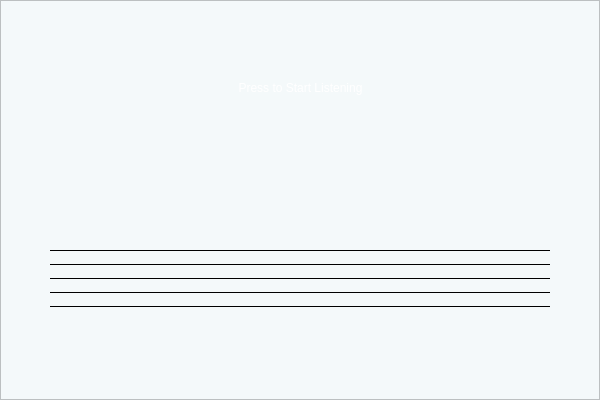
<?xml version="1.0" encoding="UTF-8"?>
<ui version="4.0">
 <class>mainWindow</class>
 <widget class="QMainWindow" name="mainWindow">
  <property name="geometry">
   <rect>
    <x>0</x>
    <y>0</y>
    <width>600</width>
    <height>400</height>
   </rect>
  </property>
  <property name="windowTitle">
   <string>MainWindow</string>
  </property>
  <property name="styleSheet">
   <string notr="true">background-color: rgb(244, 249, 250);</string>
  </property>
  <widget class="QWidget" name="centralwidget">
   <widget class="QFrame" name="mainWindowFrame">
    <property name="geometry">
     <rect>
      <x>0</x>
      <y>0</y>
      <width>600</width>
      <height>400</height>
     </rect>
    </property>
    <property name="styleSheet">
     <string notr="true">background: qlineargradient(
    x1: 0, y1: 0, x2: 1, y2: 1,
    stop: 0 rgba(50, 50, 50, 1), stop: 1 rgba(128, 128, 128, 1)
);</string>
    </property>
    <property name="frameShape">
     <enum>QFrame::StyledPanel</enum>
    </property>
    <property name="frameShadow">
     <enum>QFrame::Raised</enum>
    </property>
    <widget class="Line" name="line4">
     <property name="geometry">
      <rect>
       <x>50</x>
       <y>264</y>
       <width>500</width>
       <height>1</height>
      </rect>
     </property>
     <property name="styleSheet">
      <string notr="true">border-color: black;
background-color: black;
</string>
     </property>
     <property name="frameShadow">
      <enum>QFrame::Plain</enum>
     </property>
     <property name="orientation">
      <enum>Qt::Horizontal</enum>
     </property>
    </widget>
    <widget class="Line" name="line3">
     <property name="geometry">
      <rect>
       <x>50</x>
       <y>278</y>
       <width>500</width>
       <height>1</height>
      </rect>
     </property>
     <property name="styleSheet">
      <string notr="true">border-color: black;
background-color: black;</string>
     </property>
     <property name="frameShadow">
      <enum>QFrame::Plain</enum>
     </property>
     <property name="orientation">
      <enum>Qt::Horizontal</enum>
     </property>
    </widget>
    <widget class="Line" name="line2">
     <property name="geometry">
      <rect>
       <x>50</x>
       <y>292</y>
       <width>500</width>
       <height>1</height>
      </rect>
     </property>
     <property name="styleSheet">
      <string notr="true">border-color: black;
background-color: black;</string>
     </property>
     <property name="frameShadow">
      <enum>QFrame::Plain</enum>
     </property>
     <property name="orientation">
      <enum>Qt::Horizontal</enum>
     </property>
    </widget>
    <widget class="Line" name="line1">
     <property name="geometry">
      <rect>
       <x>50</x>
       <y>306</y>
       <width>500</width>
       <height>1</height>
      </rect>
     </property>
     <property name="styleSheet">
      <string notr="true">border-color: black;
background-color: black;</string>
     </property>
     <property name="frameShadow">
      <enum>QFrame::Plain</enum>
     </property>
     <property name="orientation">
      <enum>Qt::Horizontal</enum>
     </property>
    </widget>
    <widget class="Line" name="line5">
     <property name="geometry">
      <rect>
       <x>50</x>
       <y>250</y>
       <width>500</width>
       <height>1</height>
      </rect>
     </property>
     <property name="styleSheet">
      <string notr="true">border-color: black;
background-color: black;</string>
     </property>
     <property name="frameShadow">
      <enum>QFrame::Plain</enum>
     </property>
     <property name="orientation">
      <enum>Qt::Horizontal</enum>
     </property>
    </widget>
    <widget class="QPushButton" name="logoButton">
     <property name="geometry">
      <rect>
       <x>500</x>
       <y>10</y>
       <width>70</width>
       <height>70</height>
      </rect>
     </property>
     <property name="font">
      <font>
       <family>Arial</family>
       <underline>false</underline>
      </font>
     </property>
     <property name="styleSheet">
      <string notr="true">background: none;
border: none;
color: black;</string>
     </property>
     <property name="text">
      <string/>
     </property>
     <property name="icon">
      <iconset>
       <normaloff>../images/icon.png</normaloff>../images/icon.png</iconset>
     </property>
     <property name="iconSize">
      <size>
       <width>70</width>
       <height>70</height>
      </size>
     </property>
    </widget>
    <widget class="QLabel" name="gClave">
     <property name="geometry">
      <rect>
       <x>50</x>
       <y>232</y>
       <width>50</width>
       <height>95</height>
      </rect>
     </property>
     <property name="styleSheet">
      <string notr="true">background: none;
border: none;</string>
     </property>
     <property name="text">
      <string/>
     </property>
     <property name="pixmap">
      <pixmap>../images/gClave.png</pixmap>
     </property>
     <property name="scaledContents">
      <bool>true</bool>
     </property>
    </widget>
    <widget class="QLabel" name="startRecordingLabel">
     <property name="geometry">
      <rect>
       <x>210</x>
       <y>80</y>
       <width>181</width>
       <height>16</height>
      </rect>
     </property>
     <property name="styleSheet">
      <string notr="true">color: rgb(255, 255, 255);
font: 13pt &quot;Arial&quot;;
background: none;
border: none;</string>
     </property>
     <property name="text">
      <string>Press to Start Listening</string>
     </property>
     <property name="alignment">
      <set>Qt::AlignCenter</set>
     </property>
    </widget>
    <widget class="QPushButton" name="pauseButton">
     <property name="geometry">
      <rect>
       <x>275</x>
       <y>120</y>
       <width>50</width>
       <height>50</height>
      </rect>
     </property>
     <property name="font">
      <font>
       <family>Arial</family>
       <underline>false</underline>
      </font>
     </property>
     <property name="styleSheet">
      <string notr="true">background: none;
border: none;
color: black;</string>
     </property>
     <property name="text">
      <string/>
     </property>
     <property name="icon">
      <iconset>
       <normaloff>../images/pause_dark.png</normaloff>../images/pause_dark.png</iconset>
     </property>
     <property name="iconSize">
      <size>
       <width>50</width>
       <height>50</height>
      </size>
     </property>
    </widget>
    <widget class="QPushButton" name="continueButton">
     <property name="geometry">
      <rect>
       <x>200</x>
       <y>120</y>
       <width>50</width>
       <height>50</height>
      </rect>
     </property>
     <property name="font">
      <font>
       <family>Arial</family>
       <underline>false</underline>
      </font>
     </property>
     <property name="toolTipDuration">
      <number>1</number>
     </property>
     <property name="styleSheet">
      <string notr="true">background: none;
border: none;
color: black;</string>
     </property>
     <property name="text">
      <string/>
     </property>
     <property name="icon">
      <iconset>
       <normaloff>../images/play_dark.png</normaloff>../images/play_dark.png</iconset>
     </property>
     <property name="iconSize">
      <size>
       <width>50</width>
       <height>50</height>
      </size>
     </property>
    </widget>
    <widget class="QPushButton" name="backButtonMainWindow">
     <property name="geometry">
      <rect>
       <x>10</x>
       <y>10</y>
       <width>50</width>
       <height>50</height>
      </rect>
     </property>
     <property name="font">
      <font>
       <family>Arial</family>
       <underline>false</underline>
      </font>
     </property>
     <property name="styleSheet">
      <string notr="true">background: none;
border: none;
color: black;</string>
     </property>
     <property name="text">
      <string/>
     </property>
     <property name="icon">
      <iconset>
       <normaloff>../images/back_dark.png</normaloff>../images/back_dark.png</iconset>
     </property>
     <property name="iconSize">
      <size>
       <width>30</width>
       <height>30</height>
      </size>
     </property>
    </widget>
    <widget class="QPushButton" name="stopButton">
     <property name="geometry">
      <rect>
       <x>350</x>
       <y>120</y>
       <width>50</width>
       <height>50</height>
      </rect>
     </property>
     <property name="font">
      <font>
       <family>Arial</family>
       <underline>false</underline>
      </font>
     </property>
     <property name="styleSheet">
      <string notr="true">background: none;
border: none;
color: black;</string>
     </property>
     <property name="text">
      <string/>
     </property>
     <property name="icon">
      <iconset>
       <normaloff>../images/stop_dark.png</normaloff>../images/stop_dark.png</iconset>
     </property>
     <property name="iconSize">
      <size>
       <width>50</width>
       <height>50</height>
      </size>
     </property>
    </widget>
    <zorder>line5</zorder>
    <zorder>line4</zorder>
    <zorder>line3</zorder>
    <zorder>line2</zorder>
    <zorder>line1</zorder>
    <zorder>logoButton</zorder>
    <zorder>startRecordingLabel</zorder>
    <zorder>pauseButton</zorder>
    <zorder>continueButton</zorder>
    <zorder>backButtonMainWindow</zorder>
    <zorder>stopButton</zorder>
    <zorder>gClave</zorder>
   </widget>
  </widget>
 </widget>
 <resources/>
 <connections/>
</ui>
